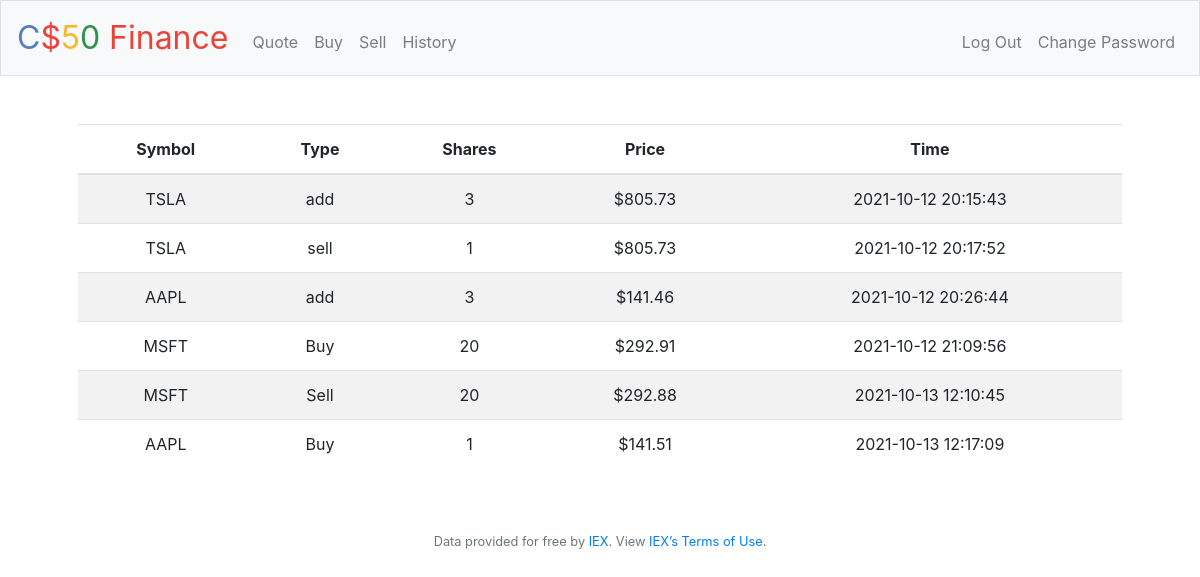
The app's page /history (signed in) with its own data.
### tables this page shows
CREATE TABLE real_history (
    id  INTEGER,
    user_id INTEGER NOT NULL,
    symbol  TEXT NOT NULL,
    cost NUMERIC NOT NULL,
    total NUMERIC NOT NULL,
    shares INTEGER,
    the_time TEXT NOT NULL,
    the_type TEXT NOT NULL,
    PRIMARY KEY(id)
);

### application.py (the view)
@app.route("/history")
@login_required
def history():
    user_id = session["user_id"]
    alldata = db.execute("SELECT * FROM real_history WHERE user_id = ?", user_id)
    return render_template("history.html", alldata=alldata)

### application.py (called while the page is built)
@app.after_request
def after_request(response):
    response.headers["Cache-Control"] = "no-cache, no-store, must-revalidate"
    response.headers["Expires"] = 0
    response.headers["Pragma"] = "no-cache"
    return response

### helpers.py (called while the page is built)
def login_required(f):
    @wraps(f)
    def decorated_function(*args, **kwargs):
        if session.get("user_id") is None:
            return redirect("/login")
        return f(*args, **kwargs)
    return decorated_function

def usd(value):
    return f"${value:,.2f}"

### templates/history.html (shortened to what this page needs)
{% extends "layout.html" %}
{% block main %}
    <table class="table table-striped">
        <thead>
            <tr>
                <th>Symbol</th>
                <th>Type</th>
                <th>Shares</th>
                <th>Price</th>
                <th>Time</th>
            </tr>
        </thead>
        <tbody>
            {% for data in alldata %}
                <tr>
                    <td>{{ data["symbol"] }}</td>
                    <td>{{ data["the_type"] }}</td>
                    <td>{{ data["shares"] }}</td>
                    <td>{{ data["cost"] | usd}}</td>
                    <td>{{ data["the_time"] }}</td>
                </tr>
            {% endfor %}
        </tbody>
    </table>
{% endblock %}

### templates/layout.html (shortened to what this page needs)
<!DOCTYPE html>
<html lang="en">
    <head>
        <link rel="stylesheet" href="https://cdn.jsdelivr.net/npm/bootstrap@4.5.3/dist/css/bootstrap.min.css">
        <link href="/static/styles.css" rel="stylesheet">
    </head>
    <body>
        <nav class="navbar navbar-expand-md navbar-light bg-light border">
            <a class="navbar-brand" href="/"><span class="blue">C</span><span class="red">$</span><span class="yellow">5</span><span class="green">0</span> <span class="red">Finance</span></a>
            <div class="collapse navbar-collapse" id="navbar">
                {% if session.user_id %}
                    <ul class="navbar-nav mr-auto mt-2">
                        <li class="nav-item"><a class="nav-link" href="/quote">Quote</a></li>
                        <li class="nav-item"><a class="nav-link" href="/buy">Buy</a></li>
                        <li class="nav-item"><a class="nav-link" href="/sell">Sell</a></li>
                        <li class="nav-item"><a class="nav-link" href="/history">History</a></li>
                    </ul>
                    <ul class="navbar-nav ml-auto mt-2">
                        <li class="nav-item"><a class="nav-link" href="/logout">Log Out</a></li>
                        <li class="nav-item"><a class="nav-link" href="/changepass">Change Password</a></li>
                    </ul>
                {% else %}
                    <ul class="navbar-nav ml-auto mt-2">
                        <li class="nav-item"><a class="nav-link" href="/register">Register</a></li>
                        <li class="nav-item"><a class="nav-link" href="/login">Log In</a></li>
                    </ul>
                {% endif %}
            </div>
        </nav>
        <main class="container p-5">
            {% block main %}{% endblock %}
        </main>
        <footer class="small text-center text-muted">
            Data provided for free by <a href="https://iextrading.com/developer">IEX</a>. View <a href="https://iextrading.com/api-exhibit-a/">IEX’s Terms of Use</a>.
        </footer>
    </body>
</html>

### static/styles.css (style rules this page uses)
nav .navbar-brand { font-size: xx-large; }
nav .navbar-brand .blue { color: #537fbe; }
nav .navbar-brand .red { color: #ea433b; }
nav .navbar-brand .yellow { color: #f5b82e; }
nav .navbar-brand .green { color: #2e944b; }
main { overflow-x: auto; text-align: center; }

### records on screen
real_history: symbol "TSLA", the_type "add", shares "3", cost "$805.73", the_time "2021-10-12 20:15:43"
real_history: symbol "TSLA", the_type "sell", shares "1", cost "$805.73", the_time "2021-10-12 20:17:52"
real_history: symbol "AAPL", the_type "add", shares "3", cost "$141.46", the_time "2021-10-12 20:26:44"
real_history: symbol "MSFT", the_type "Buy", shares "20", cost "$292.91", the_time "2021-10-12 21:09:56"
real_history: symbol "MSFT", the_type "Sell", shares "20", cost "$292.88", the_time "2021-10-13 12:10:45"
real_history: symbol "AAPL", the_type "Buy", shares "1", cost "$141.51", the_time "2021-10-13 12:17:09"
